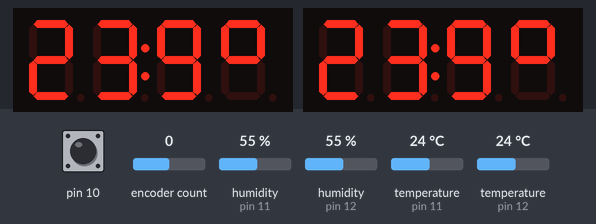
The sketch below on a simulated Arduino Uno, built with avr-gcc and run on an emulated ATmega328P. Shown: 2 × 4-digit seven-segment display. The inputs (shaded band) are chosen by the test bench; at power-on: encoder count 0, humidity (sensors on pin 11, pin 12) 55 %, pin 10 HIGH, temperature (sensors on pin 11, pin 12) 24 °C.

Above: at 1.2 s.
1.3 s: encoder count set to 1
At 2.5 s:
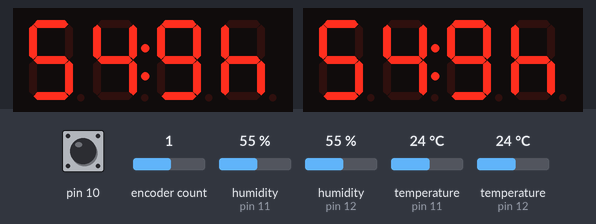
2.8 s: humidity (sensor on pin 11) set to 22 %
At 3.8 s:
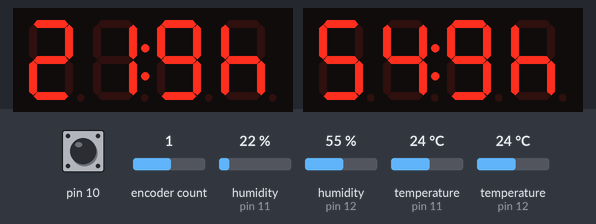
4.8 s: humidity (sensor on pin 12) set to 22 %
At 8.4 s:
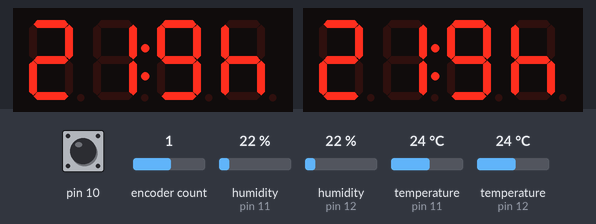
8.8 s: pin 10 pulled LOW for 0.15 s
10.4 s: pin 10 pulled LOW for 1 s
At 11.7 s:
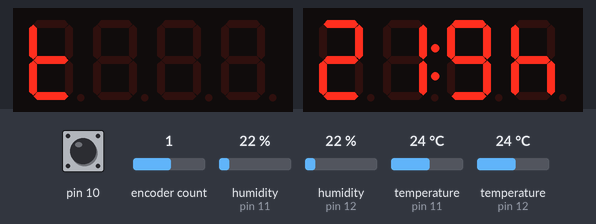
12.9 s: encoder count set to 0
At 13.4 s:
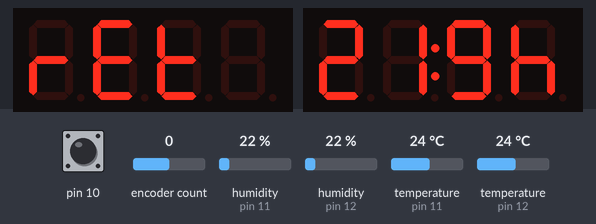
Timing chart, 0 to 15.9 s (numbered marks = the images above; inputs shaded):
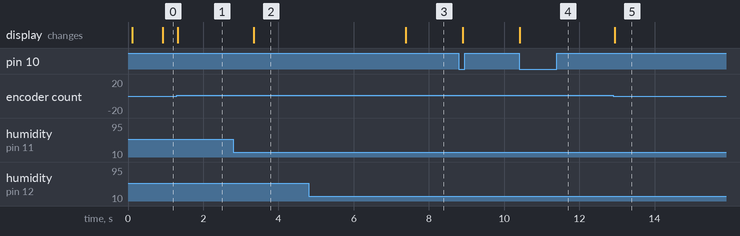

Measured:
- after the input at 1.3 s, the display: changes at once (image 1)
- after the input at 2.8 s, the display: changes after 0.54 s (image 2)
- after the input at 4.8 s, the display: changes after 2.6 s (image 3)
- after the input at 10.4 s, the display: changes at once (image 4)
- after the input at 12.9 s, the display: changes at once (image 5)

The sketch:

kcb_mushrooms.ino
```cpp
#define DHT0   11     // DHT sensor
#define DHT1   12     // DHT sensor

#define D0_CLK  2   // Display
#define D0_DIO  3   // Display
#define D1_DIO  4   // Display

#define ENC_CLK 8   // Encoder
#define ENC_DT  9   // Encoder
#define ENC_SW 10   // Encoder

//#define SER     10   // Outputs Serial
//#define SRCLK   11   // Outputs Shift
//#define RCLK    12   // Outputs Storage
//#define OE      13   // Outputs Enable

#include "DHT.h"
#include "GyverTM1637.h"
#include "GyverEncoder.h"
#include <EEPROM.h>
#include "PCF8574.h"

DHT dht[] = { DHT(DHT0, DHT22), DHT(DHT1, DHT22) };
GyverTM1637 disp[] = { GyverTM1637( D0_CLK, D0_DIO), GyverTM1637( D0_CLK, D1_DIO) };
Encoder enc1(ENC_CLK, ENC_DT, ENC_SW, TYPE2);
PCF8574 expander(0x27);

//class   Chamber {
//  DHT         dht   (DHTPIN, DHTTYPE);
//  GyverTM1637 disp  (CLK, DIO);
//  int   temp;
//  int   hum;
//  int   par[6];   // sp_t, sp_h, f0_mode, f1_mode, hu_mode, he_mode
//  int   save;     // just for safe storage in mLevel4
//}

//void (*menuLevel[])() { menuLevel0, menuLevel1, menuLevel2, menuLevel3, menuLevel4 };   // https://forum.arduino.cc/index.php?topic=446798.0    https://arduino.stackexchange.com/questions/35516/help-with-struct-variable

struct  chamber { int temp;  int hum;  int par[8];  int save;  int a[4];  };  //struct  params {  int sp_t;    int sp_h;    byte f0_mode;    byte f1_mode;    byte hu_mode;    byte he_mode;  };
chamber chamber[2];
struct  sens  { int temp; int hum; };
sens    sensor[2];

char  mLevel = 0;
char  mItem[4];
unsigned long mTimer = 0;
unsigned long mCycle = 16000;

uint8_t mBuf[][4]    = { {_t, 0, 0, 0}, {_h, 0, 0, 0}, {_t, _b, 0, 0}, {_h, _b, 0, 0}, {_F, _0, 0, 0}, {_F, _1, 0, 0}, {_H, _U, 0, 0}, {_H, _E, 0, 0}, {_S, _A, _U, _E}, {_r, _E, _t, 0}  };
uint8_t sBuf[][2][4] = { { {0, 0, 0, _degree}, {0, 0, 0, _h} }, { {0, 0, 0, _degree}, {0, 0, 0, _h} } };

#define sensV mItem[0]
#define activ mItem[1]
#define item2 mItem[2]
#define item3 mItem[3]

byte  hysteresis = 10;
byte  phase = 0;
unsigned long pTimer = 0;
unsigned long pCycle = 100;

void setup() {  // ------------------------------------------------------------------

//  pinMode(SER, OUTPUT);
//  pinMode(SRCLK, OUTPUT);
//  pinMode(RCLK, OUTPUT);
//  outputs();
//  pinMode(OE, OUTPUT);

  Serial.begin(9600);

  dht[0].begin();
  dht[1].begin();

  EEPROM.get(0, chamber[0].par);
  EEPROM.get(16, chamber[1].par);
//  printEEPROM();

  expander.begin();

//    disp[0].clear();
    disp[0].point(true);
    disp[0].brightness(0);
//    disp[1].clear();
    disp[1].point(true);
    disp[1].brightness(0);

} // ------------------------------------------------------------------

void loop() {
  service();
} // ------------------------------------------------------------------
```

encoder.ino
```cpp
void  encoder() {

  enc1.tick();
  if (enc1.isLeft() ) itemChng(-1);
  if (enc1.isRight()) itemChng( 1);
  if (enc1.isPress()) mLevelUp();

} // ------------------------------------------------------------------

void itemChng (int value) {
    mTimer = millis();  // Menu exit timer reset
    mItem[mLevel] += value;
} // ------------------------------------------------------------------

void mLevelUp () {
    mTimer = millis();  // Menu exit timer reset
    mLevel++;
    if (mLevel == 2) item2 = 0;
    if (mLevel == 3) item3 = chamber[activ].par[item2];
} // ------------------------------------------------------------------
```

menu.ino
```cpp
void menu() {

//  if (mLevel < 0) mLevel = 0; if (mLevel > 4) mLevel = 4;
//  menuLevel[mLevel]();
  if      (mLevel == 0) menuLevel0();    // Select Temperature / Humidity
  else if (mLevel == 1) menuLevel1();    // Select active Display / Chamber
  else if (mLevel == 2) menuLevel2();    // Select Parameter
  else if (mLevel == 3) menuLevel3();    // Change Selected Value
  else if (mLevel == 4) menuLevel4();    // Store Value
  else mLevel = 0;

  byte idleD = (activ + 1) & 1;          // Idle Display
  disp[idleD].brightness(0);
  disp[idleD].displayByte(sBuf[idleD][sensV]);
} // ------------------------------------------------------------------

void  menuLevel0() {    // Select Temperature / Humidity
  sensV &= 1;
  disp[activ].displayByte(sBuf[activ][sensV]);
} // ------------------------------------------------------------------

void  menuLevel1() {    // Select Active Display / Chamber
  activ &= 1;
  disp[activ].brightness(3);
  menuLevel0();
} // ------------------------------------------------------------------

void  menuLevel2() {    // Select Parameter
  if (item2 < 0) item2 = 9; if (item2 > 9) item2 = 0;
  int value = chamber[activ].par[item2];
  if      (item2 < 4) setPoint(value);
  else if (item2 < 8) mode(value);

  disp[activ].point(false);
  disp[activ].displayByte(mBuf[item2]);
} // ------------------------------------------------------------------

void  setPoint (int value) {    // Prepare Setpoint Value
  if (value > 99)   value = 99;
  mBuf[item2][3] = digToHEX(value % 10);
  mBuf[item2][2] = (value > 9) ? digToHEX(value / 10 % 10) : _empty;
} // ------------------------------------------------------------------

void  mode (int value) {        // Prepare Mode Value
  if      (value == 0) { mBuf[item2][2] = _o; mBuf[item2][3] = _F; }
  else if (value == 1) { mBuf[item2][2] = _o; mBuf[item2][3] = _N; }
  else if (value == 2) { mBuf[item2][2] = _A; mBuf[item2][3] = _U; }
} // ------------------------------------------------------------------

void  menuLevel3() {    // Change Selected Value
  if      (item2  < 4) dispInt();
  else if (item2  < 8) ofOnAu();    // Out Mode
  else if (item2 == 8) yesNo();     // Save
  else                 toLevel0();  // Return
} // ------------------------------------------------------------------

void  dispInt() {
  if (item3 < -99) item3 = -99; else if (item3 > 99) item3 = 99;
  disp[activ].displayInt(item3);
} // ------------------------------------------------------------------

void  ofOnAu() {
  if (item3 < 0) item3 = 2; else if (item3 > 2) item3 = 0;
  if      (item3 == 0) disp[activ].displayByte( 0, 0, _o, _F );   // OFF
  else if (item3 == 1) disp[activ].displayByte( 0, 0, _o, _N );   // ON
  else if (item3 == 2) disp[activ].displayByte( 0, 0, _A, _U );   // AUTO
} // ------------------------------------------------------------------

void  yesNo() {
  item3 &= 1;
  if (item3) disp[activ].displayByte( _Y, _E, _S,  0 );  // YES
  else       disp[activ].displayByte( _N, _O,  0,  0 );  // NO
} // ------------------------------------------------------------------

void  toLevel0() {
    disp[activ].point(true);
    disp[activ].brightness(0);
    mLevel = 0;
    activ = 0;
} // ------------------------------------------------------------------

void  menuLevel4() {    // Store Value

  if (item2 == 8) savePar();
  else chamber[activ].par[item2] = item3;
  mLevel = 2;

} // ------------------------------------------------------------------

void  savePar() {
  if (item3 != 1) return;
//  printEEPROM();
  EEPROM.put(activ * 16, chamber[activ].par);
  disp[activ].displayByte( _d, _O, _N, _E );
  delay(2000);
  item3 = 0;
} // ------------------------------------------------------------------

void  printEEPROM() {     // For Testing
  for (int i = 0; i < 8; i++) {
    Serial.print(chamber[0].par[i]);
    Serial.print(" ");
  }

  Serial.print("- ");

  for (int i = 0; i < 8; i++) {
    Serial.print(chamber[1].par[i]);
    Serial.print(" ");
  }
  Serial.println();

} // ------------------------------------------------------------------

//  Serial.println();
```

outputs.ino
```cpp
void outputs() {

  autoMode();
  byte output = (manAuto( 0, 4 ) << 0) + (manAuto( 0, 5 ) << 1) + (manAuto( 0, 6 ) << 2) + (manAuto( 0, 7 ) << 3) +
                (manAuto( 1, 4 ) << 4) + (manAuto( 1, 5 ) << 5) + (manAuto( 1, 6 ) << 6) + (manAuto( 1, 7 ) << 7);
  expander.write8(output);

//  serOut(output);
//  output++;
//  Serial.println(output);
} // ------------------------------------------------------------------

void  autoMode () {
  hyst(chamber[0].temp, chamber[0].par[0] * 10, chamber[0].a[3]);
  hystP(chamber[0].temp, chamber[0].par[0] * 10, chamber[0].a[1]);
  hyst(chamber[0].hum , chamber[0].par[1] * 10, chamber[0].a[2]);

  hyst(chamber[1].temp, chamber[1].par[0] * 10, chamber[1].a[3]);
  hystP(chamber[1].temp, chamber[1].par[0] * 10, chamber[1].a[1]);
  hyst(chamber[1].hum , chamber[1].par[1] * 10, chamber[1].a[2]);
} // ------------------------------------------------------------------

void  hyst (int pv, int sp, int &autoOut) {
  if (pv <  sp - hysteresis)  autoOut = 1;
  if (pv >= sp)               autoOut = 0;
} // ------------------------------------------------------------------

void  hystP (int pv, int sp, int &autoOut) {
  if (pv >  sp + hysteresis)  autoOut = 1;
  if (pv <= sp)               autoOut = 0;
} // ------------------------------------------------------------------

bool manAuto (byte i, byte k) {
  return (chamber[i].par[k] == 2) ? chamber[i].a[k-4] : chamber[i].par[k];
} // ------------------------------------------------------------------

//void  serOut(uint8_t out) {
//  for (int i = 0; i < 8; i++) {
//    digitalWrite(SER, out & 1);
//    out >>= 1;
//    digitalWrite(SRCLK, HIGH);
//    digitalWrite(SRCLK, LOW);
//  }
//  digitalWrite(RCLK, HIGH);
//  digitalWrite(RCLK, LOW);
//} // ------------------------------------------------------------------

//  Serial.println();
```

sensor.ino
```cpp
void  sensors (byte i) {

//  Serial.print((int) mLevel);  Serial.print(" ");  Serial.print((int) sensV);  Serial.print(" ");  Serial.print((int) activ);  Serial.print(" ");  Serial.print((int) item2);  Serial.print(" ");  Serial.print((int) item3);  Serial.println();

  chamber[i].temp = iSensor(sBuf[i][0], dht[i].readTemperature() + (float) chamber[i].par[2] *0.1);
  chamber[i].hum  = iSensor(sBuf[i][1], dht[i].readHumidity() + (float) chamber[i].par[3] * 0.1);
} // ------------------------------------------------------------------

int iSensor(uint8_t buf[], float value) {
  if (isnan(value)) {
    buf[0] = _E; buf[1] = _r; buf[2] = _r;
    return 999;
  } else {
    int val = value * 10;
    dhtToArray(buf, 2, val);
    return (val > 999) ? 999 : val;
  }
} // ------------------------------------------------------------------

void  dhtToArray(uint8_t arr[], int pos, int value) {
  arr[pos] = digToHEX(value % 10);
  if (pos > 0) dhtToArray(arr, --pos, value / 10);
} // ------------------------------------------------------------------

//  Serial.print((int) mLevel);  Serial.print(" ");  Serial.print((int) sensV);  Serial.print(" ");  Serial.print((int) activ);  Serial.print(" ");  Serial.print((int) item2);  Serial.print(" ");  Serial.print((int) item3);  Serial.println();
```

service.ino
```cpp
void  service() {

  encoder();

  if (millis() - pTimer > pCycle) {
    pTimer = millis();

    if ((phase & 0x0F) == 0) sensors(0);  // 1.6 sec
    if ((phase & 0x0F) == 8) sensors(1);  // 1.6 sec
    menu();                               // 0.1 sec
    if ((phase & 0x03) == 3) outputs();   // 0.4 sec

    phase++;
  }

  if ((mLevel > 0) && (millis() - mTimer > mCycle)) {  // Menu exit timer
    mTimer = millis();  // Menu exit timer reset
    mLevel--;
    if      (mLevel == 0) toLevel0();
  }

} // ------------------------------------------------------------------

//    Serial.print("Phase ");
//    Serial.print(phase);
//    Serial.print(", phase & 0x0F = ");
//    Serial.print(phase & 0x0F);
//    Serial.println();
```
